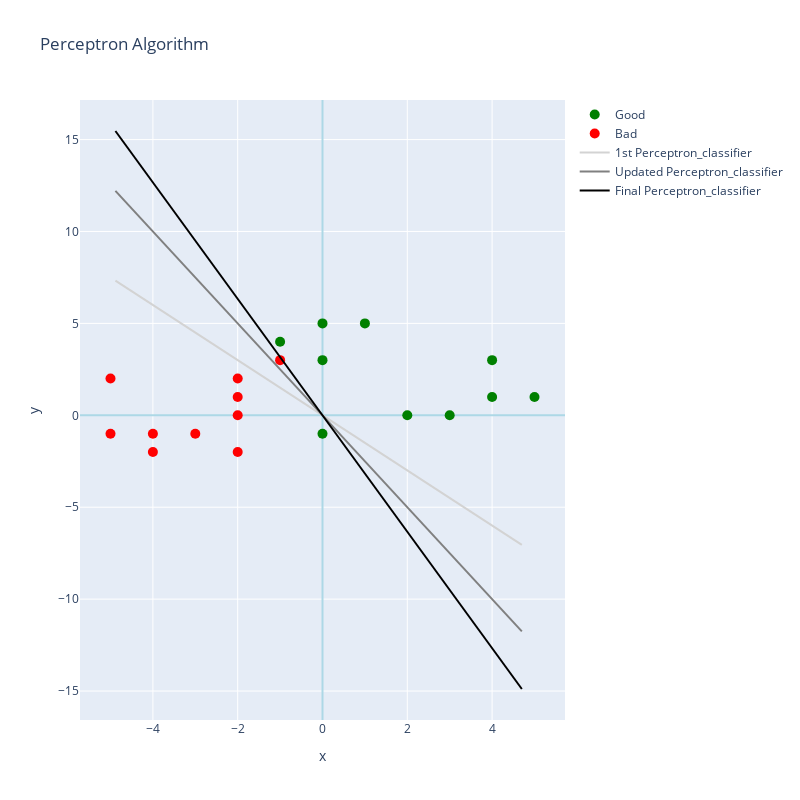

Notebook cell for this chart:
### Code cell
# For each misclassification , update the algorithm weights based on the misclassification

# w0
nu = 0.2 # learning rate

# d is our misclassification test, the green points are classified as 1, the red are classified as -1
d_green = 1
d_red = -1

# w' = w0 + nu * d * x0
b3 = w[0][0] + nu * d_red * 1 # For the misclassified 1 
w[0][1] = w[0][1] + nu * d_red * -1 # For the misclassified X of (-1,3)
w[0][2] = w[0][2] + nu * d_red * 3 # For the misclassified X of (-1,3)


w = [[b3,w[0][1],w[0][2]]]       # First guess of the weights
inpt = [[1,'x','y']]   # Dimensions  

slope3 = - d_red * w[0][1]/w[0][2] # linear slope

x2 = np.linspace(min(min(x),min(x1)), max(max(x),max(x1)), num=10)
y2 = slope3 * x2
df4 = pd.DataFrame({'x':x2, 'y':y2})

print('')
print('Expression : w_0 + w_1 x + w_2 y')
print('')
print('Classification : 0 + 1 x + 0.5 y > 0')
print('')
print(f'Equals : y > {slope} x')
print('')

# plot
trace1 =go.Scatter(
                    x = df.x,
                    y = df.y,
                    mode = "markers",
                    name = "Green",
                    marker = dict(color = 'green', size = 10),
                    text= 'Raw data')

trace2 =go.Scatter(
                    x = df1.x,
                    y = df1.y,
                    mode = "markers",
                    name = "Red"",
                    marker = dict(color = 'red', size = 10),
                    text= 'Raw data')

trace3 =go.Scatter(
                    x = df2.x,
                    y = df2.y,
                    mode = "lines",
                    name = "1st Perceptron_classifier",
                    marker = dict(color = 'lightgrey', size = 10),
                    text= 'Raw data')

trace4 =go.Scatter(
                    x = df3.x,
                    y = df3.y,
                    mode = "lines",
                    name = "2nd Perceptron_classifier",
                    marker = dict(color = 'grey', size = 10),
                    text= 'Raw data')

trace5 =go.Scatter(
                    x = df4.x,
                    y = df4.y,
                    mode = "lines",
                    name = "Final Perceptron_classifier",
                    marker = dict(color = 'black', size = 10),
                    text= 'Raw data')

layout = dict(title = 'Perceptron Algorithm',
              xaxis= dict(title= 'x',ticklen= 0,zerolinecolor='lightblue',zeroline= True),
              yaxis= dict(title= 'y',ticklen= 5,zerolinecolor='lightblue',zeroline= True),
              width = 800,height = 800
             )
data = [trace1,trace2,trace3,trace4,trace5]
fig = dict(data = data, layout = layout)
iplot(fig)

print('')
print(f'Conclusion : The final classification equation is y={round(slope2,2)}+{round(b2,2)} \
is now The first guess algorithm is missclassifies two points , red and green')

### Figure 1 — Plotly figure (JSON) as saved in the notebook; plotly's stock layout.template omitted (floating-point values rounded to 4 significant figures)
{"data": [{"marker": {"color": "green", "size": 10}, "mode": "markers", "name": "Good", "text": "Raw data", "type": "scatter", "x": [3, 0, 5, 2, 4, 0, -1, 1, 0, 4], "y": [0, 3, 1, 0, 3, -1, 4, 5, 5, 1]}, {"marker": {"color": "red", "size": 10}, "mode": "markers", "name": "Bad", "text": "Raw data", "type": "scatter", "x": [-5, -1, -4, -2, -4, -5, -2, -2, -2, -3], "y": [2, 3, -2, -2, -1, -1, 1, 0, 2, -1]}, {"marker": {"color": "lightgrey", "size": 10}, "mode": "lines", "name": "1st Perceptron_classifier", "text": "Raw data", "type": "scatter", "x": [-4.884, -3.819, -2.754, -1.689, -0.6237, 0.4414, 1.506, 2.572, 3.637, 4.702], "y": [7.326, 5.728, 4.131, 2.533, 0.9356, -0.662, -2.26, -3.857, -5.455, -7.053]}, {"marker": {"color": "grey", "size": 10}, "mode": "lines", "name": "Updated Perceptron_classifier", "text": "Raw data", "type": "scatter", "x": [-4.884, -3.819, -2.754, -1.689, -0.6237, 0.4414, 1.506, 2.572, 3.637, 4.702], "y": [12.21, 9.547, 6.885, 4.222, 1.559, -1.103, -3.766, -6.429, -9.092, -11.75]}, {"marker": {"color": "black", "size": 10}, "mode": "lines", "name": "Final Perceptron_classifier", "text": "Raw data", "type": "scatter", "x": [-4.884, -3.819, -2.754, -1.689, -0.6237, 0.4414, 1.506, 2.572, 3.637, 4.702], "y": [15.47, 12.09, 8.721, 5.348, 1.975, -1.398, -4.77, -8.143, -11.52, -14.89]}], "layout": {"height": 800, "title": {"text": "Perceptron Algorithm"}, "width": 800, "xaxis": {"autorange": true, "range": [-5.724, 5.724], "ticklen": 0, "title": {"text": "x"}, "type": "linear", "zeroline": true, "zerolinecolor": "lightblue"}, "yaxis": {"autorange": true, "range": [-16.58, 17.15], "ticklen": 5, "title": {"text": "y"}, "type": "linear", "zeroline": true, "zerolinecolor": "lightblue"}}}
